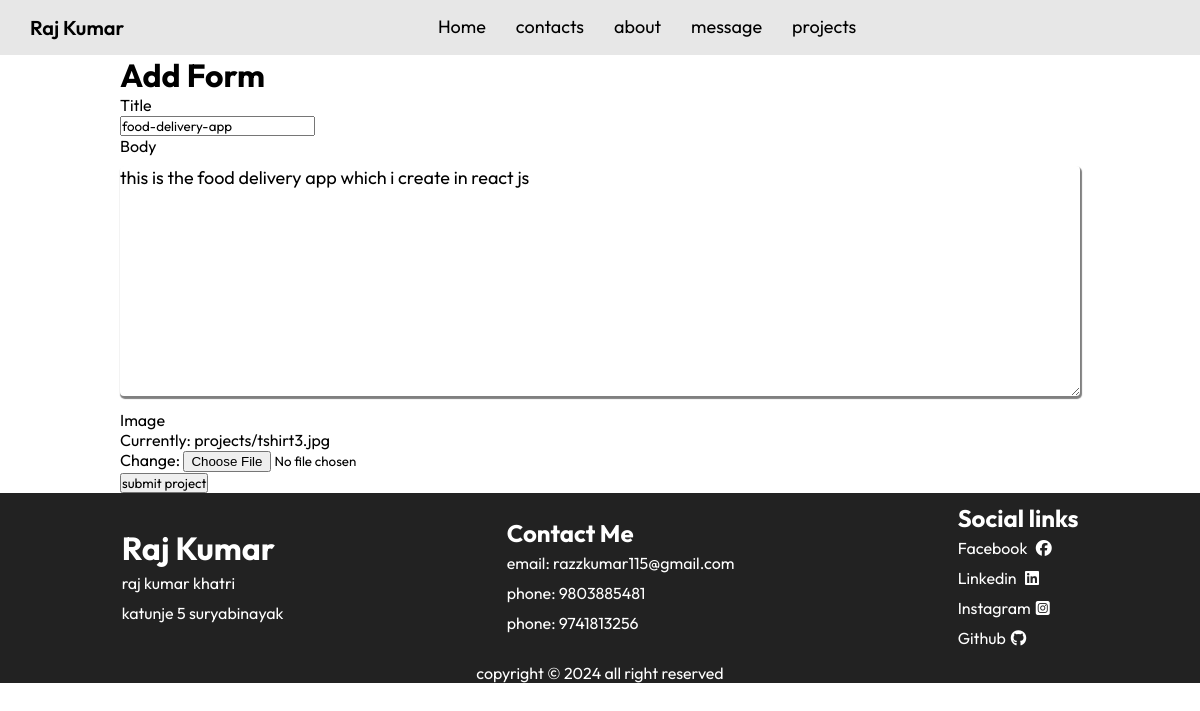
The page /editprojects/ee10661c-aaa2-4d4d-a43d-56f81b1700ae/ on the database its author committed.
### base/models.py (models this page shows, shortened)
class Projects(models.Model):
    title = models.CharField(max_length=200)
    body =RichTextUploadingField()
    slug = models.SlugField(null=True, blank=True)
    created =models.DateTimeField(auto_now_add =True)
    id = models.UUIDField(default= uuid.uuid4, unique=True, primary_key=True)
    image = models.ImageField(upload_to = 'projects/')

### base/views.py (the view)
# urls.py: path('editprojects/<str:pk>/', views.edit_projects, name="editproject"),
def edit_projects(request, pk):
    project = Projects.objects.get(pk=pk)
    form = ProjectsModel(instance=project)
    if request.method == "POST":
        form = ProjectsModel(request.POST, request.FIlES, instance=project)
        if form.is_valid():
            form.save()
            return redirect('projects')
    context = {"form":form}
    return render(request, 'base/add_project.html', context)

### base/forms.py
class ProjectsModel(ModelForm):
    class Meta:
        model  = Projects
        fields = ["title", "body", "image"]
        widgets = {
            "title" :forms.TextInput(attrs={'class': 'input_form', 'placeholder': "enter the title"}),
            "body": forms.Textarea(attrs={'class': 'form_body', 'placeholder': 'enter the description'}),
        }

### base/templates/base/add_project.html (shortened to what this page needs)
{% extends 'base/main.html' %}
{% load static %}
{% block content %}
<div class="components">
    <h1> Add Form </h1>
    <form method= 'POST' enctype="multipart/form-data">
    {% for fields in form %}
    <div>
        <p>{{fields.label}}</P>
        {{fields}}
    </div>
    {% endfor %}
    <button type="submit">submit project </button>
    </form>
</div>
{% endblock %}

### static/css/home.css (style rules this page uses)
* { margin:0; padding: 0; box-sizing: border-box; font-family: "Outfit", sans-serif; }
a { text-decoration: none; color:black; }
.components { width: 80%; margin: 0 auto; }
.send-message .input_form, textarea { width: 100%; margin: 10px 0; outline: none; border:none; box-shadow: 1px 2px 1px 1px gray; border-radius:4px; font-size:18px; }

### rows shown on the page
Projects: form "food-delivery-app" "this is the food delivery app which i create in react js"

### other values the page prints
{{ fields.label }} "Title" "Body" "Image"
